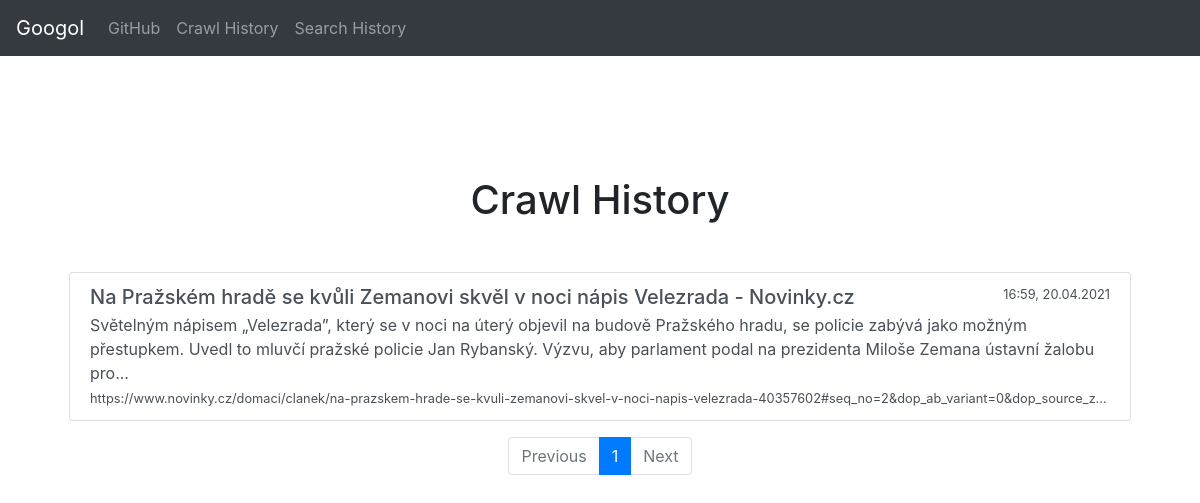
Before: /crawl-history with the older database file.
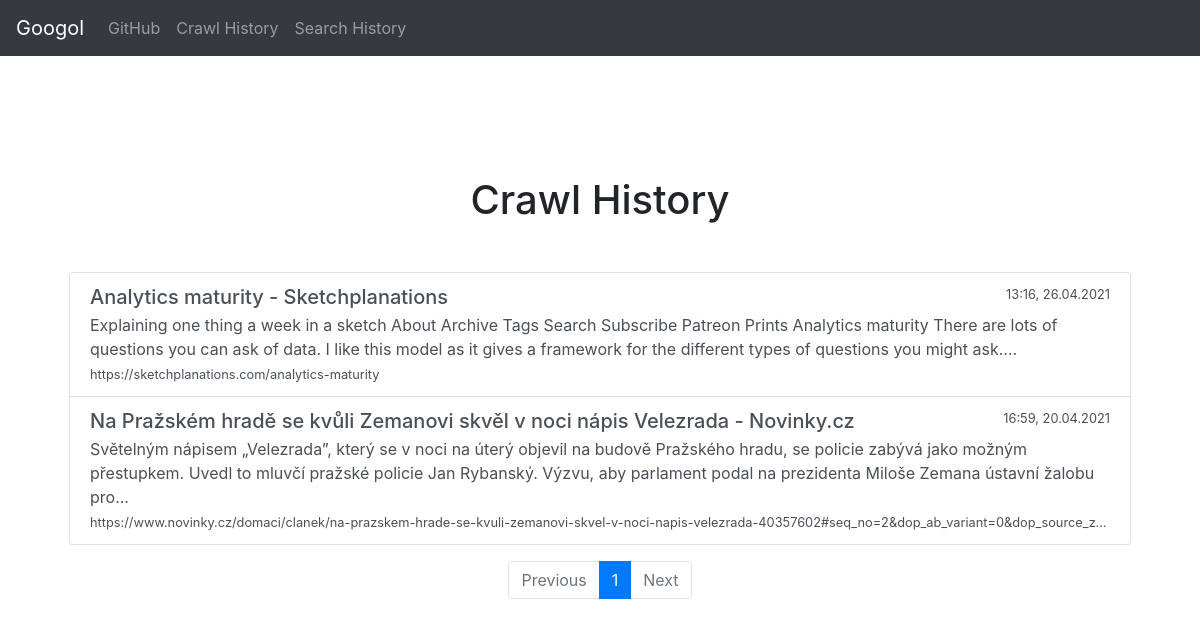
After: the same page with the newer database file.
### models.py (models this page shows)
class Website(db.Model):
    __searchable__ = ['content']
    id = db.Column(db.Integer, primary_key=True)
    title = db.Column(db.String(255))
    content = db.Column(db.String(50000))  # 50 kB
    url = db.Column(db.String(255))
    created = db.Column(db.DateTime, default=datetime.datetime.utcnow)
    processed = db.Column(db.Boolean, default=False)
    newest = db.Column(db.Boolean, default=True)

### views.py (the view)
@app.route('/crawl-history')
def crawl_history():
    page = request.args.get('page', default=1, type=int)
    sites = Website.query.order_by(Website.created.desc()).filter_by(newest=True)\
        .paginate(page=page, per_page=6)
    return render_template('crawl-history.html', sites=sites.items, crawls=sites)

### filters.py (called while the page is built)
@app.template_filter()
def format_datetime(value):
    form = "HH:mm, dd.MM.yyyy"
    return fdt(value, form)

### core/templates/crawl-history.html
{% extends "base.html" %}
{% from "macros/render_pagination.html" import render_pagination %}
{% block body %}
    <h1 class="my-5">
        Crawl History
    </h1>
    <div class="row">
        <div class="col-md-12 col-sm-12">
            <div class="list-group" id="list-tab" role="tablist">
                {% for site in sites %}
                    <a href="{{ url_for('web_history', website_id=site.id) }}"
                       class="list-group-item list-group-item-action flex-column align-items-start">
                        <div class="d-flex w-100 justify-content-between">
                            <h5 class="mb-1">{{ site.title }}</h5>
                            <small>{{ site.created | format_datetime() }}</small>
                        </div>
                        <p class="mb-1">
                            {{ site.content | truncate(256) }}
                        </p>
                        <small>{{ site.url }}</small>
                    </a>
                {% endfor %}
            </div>
        </div>
    </div>
    <div class="mt-3">
        {{ render_pagination(crawls, 'crawl_history') }}
    </div>
{% endblock %}

### core/templates/base.html (shortened to what this page needs)
<!doctype html>
<html lang="en">
<head>
    <link rel="stylesheet" type="text/css" href="{{ url_for('static', filename='css/bootstrap.min.css') }}">
    <link href="{{ url_for('static', filename='css/starter-template.css') }}" rel="stylesheet">
</head>
<body>
{% include "/components/navigation.html" %}
<main role="main" class="container">
    <div class="starter-template">
        {% block body %} {% endblock %}
    </div>
</main>
</body>
</html>

### core/templates/macros/render_pagination.html
{% macro render_pagination(items, link_url) %}
    <nav aria-label="Page navigation">
        <ul class="pagination justify-content-center">
            {% if items.has_prev %}
                <li class="page-item">
                    <a class="page-link" href="{{ url_for(link_url, page=items.prev_num) }}" tabindex="-1"
                       aria-disabled="true">
                        Previous
                    </a>
                </li>
            {% else %}
                <li class="page-item disabled">
                    <a class="page-link" href="#" tabindex="-1" aria-disabled="true">Previous</a>
                </li>
            {% endif %}
            {% for page_num in items.iter_pages(left_edge=1, right_edge=1, left_current=1, right_current=2) %}
                {% if page_num %}
                    {% if items.page == page_num %}
                        <li class="page-item active">
                            <a class="page-link" href="{{ url_for(link_url, page=page_num) }}">{{ page_num }}</a>
                        </li>
                    {% else %}
                        <li class="page-item">
                            <a class="page-link" href="{{ url_for(link_url, page=page_num) }}">{{ page_num }}</a>
                        </li>
                    {% endif %}
                {% else %}
                    <li class="page-item disabled">
                        <a class="page-link" href="#" aria-disabled="true">
                            <span class=ellipsis>…</span>
                        </a>
                    </li>
                {% endif %}
            {% endfor %}
            {% if items.has_next %}
                <li class="page-item">
                    <a class="page-link" href="{{ url_for(link_url, page=items.next_num) }}" tabindex="-1"
                       aria-disabled="true">
                        Next
                    </a>
                </li>
            {% else %}
                <li class="page-item disabled">
                    <a class="page-link" href="#" tabindex="-1" aria-disabled="true">Next</a>
                </li>
            {% endif %}
        </ul>
    </nav>
{% endmacro %}

### core/templates/components/navigation.html (shortened to what this page needs)
<nav class="navbar navbar-expand-md navbar-dark bg-dark fixed-top">
    <a class="navbar-brand" href="/">Googol</a>
    <div class="collapse navbar-collapse" id="navbarsExampleDefault">
        <ul class="navbar-nav mr-auto">
            <li class="nav-item">
                <a class="nav-link" href="https://github.com/mareklovci/kiv-eitm">GitHub</a>
            </li>
            <li class="nav-item">
                <a class="nav-link" href="\crawl-history">Crawl History</a>
            </li>
            <li class="nav-item">
                <a class="nav-link" href="\search-history">Search History</a>
            </li>
        </ul>
    </div>
</nav>

### core/static/css/starter-template.css (style rules this page uses)
body { padding-top: 5rem; }
.starter-template { padding: 3rem 1.5rem; text-align: center; }
.mb-1 { word-wrap: break-word; }
.list-group-item { text-align: left; }
.small, small { white-space: nowrap; text-overflow: ellipsis; overflow: hidden; display: block; }

Changed rows visible on the page:
added Website: title "Analytics maturity - Sketchplanations", created "13:16, 26.04.2021", content "Explaining one thing a week in a sketch About Archive Tags Search Subscribe Patreon Prints Analytics maturity There are lots of questions you can ask of data. I like this model as it gives a framework for the different types of questions you might ask....", url "https://sketchplanations.com/analytics-maturity"
